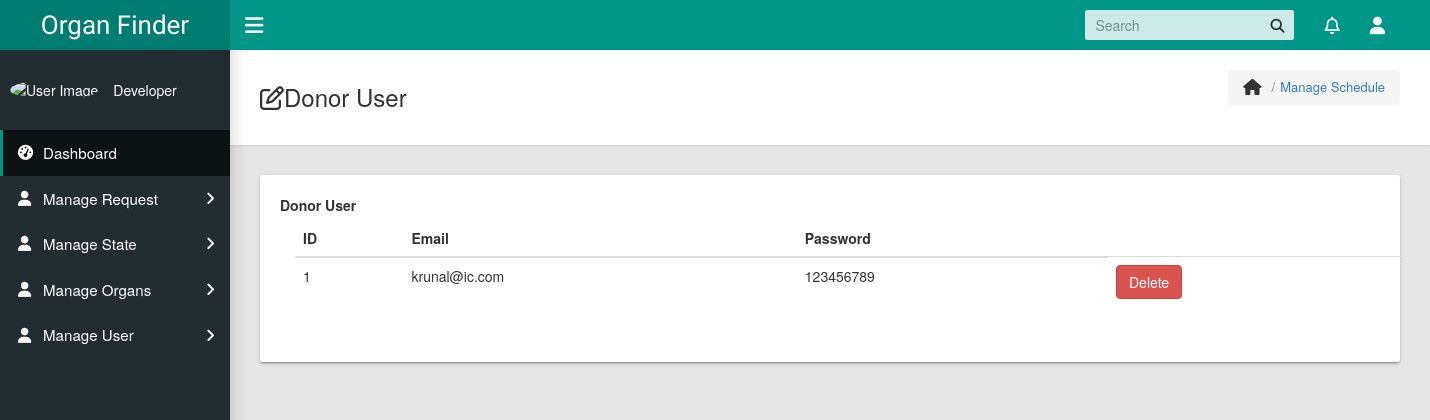
Page /donorloginprofile.php on the committed database.
### tables this page shows
CREATE TABLE `donorlogin` (
  `id` int(11) NOT NULL,
  `d_email` varchar(50) NOT NULL,
  `d_pwd` varchar(50) NOT NULL
);

### donorloginprofile.php (the view, shortened to what this page needs)
<?php
include "config.php";
$sql = "SELECT * FROM donorlogin ORDER BY id ASC";
$result = $conn->query($sql);?>
<!DOCTYPE html>
<html lang="en">
<head>
    <link rel="stylesheet" type="text/css" href="css/main.css">
	<link rel="stylesheet" href="https://maxcdn.bootstrapcdn.com/bootstrap/3.4.0/css/bootstrap.min.css">
    <link rel="stylesheet" type="text/css" href="../../maxcdn.bootstrapcdn.com/font-awesome/4.7.0/css/font-awesome.min.css">
  </head>
  <body class="app sidebar-mini rtl">
    <header class="app-header"><a class="app-header__logo" href="index.html">Organ Finder</a>
      <a class="app-sidebar__toggle" href="#" data-toggle="sidebar" aria-label="Hide Sidebar"></a>
      <ul class="app-nav">
        <li class="app-search">
          <input class="app-search__input" type="search" placeholder="Search">
          <button class="app-search__button"><i class="fa fa-search"></i></button>
        </li>
        <li class="dropdown"><a class="app-nav__item" href="#" data-toggle="dropdown" aria-label="Show notifications"><i class="fa fa-bell-o fa-lg"></i></a>
        </li>
        <li class="dropdown"><a class="app-nav__item" href="#" data-toggle="dropdown" aria-label="Open Profile Menu"><i class="fa fa-user fa-lg"></i></a>
        </li>
      </ul>
    </header>
    <aside class="app-sidebar">
      <div class="app-sidebar__user"><img class="app-sidebar__user-avatar" src="../../s3.amazonaws.com/uifaces/faces/twitter/jsa/48.jpg" alt="User Image">
        <div>
          <p class="app-sidebar__user-designation">Developer</p>
        </div>
      </div>
      <ul class="app-menu">
        <li><a class="app-menu__item active" href="dashboard.html"><i class="app-menu__icon fa fa-dashboard"></i><span class="app-menu__label">Dashboard</span></a></li>
  <li class="treeview"><a class="app-menu__item" href="#" data-toggle="treeview"><i class="app-menu__icon fa fa-user">
      </i><span class="app-menu__label">Manage Request</span><i class="treeview-indicator fa fa-angle-right"></i></a>
        </li>
        <li class="treeview"><a class="app-menu__item" href="#" data-toggle="treeview"><i class="app-menu__icon fa fa-user"></i><span class="app-menu__label">Manage State</span><i class="treeview-indicator fa fa-angle-right"></i></a>
        </li>
       <li class="treeview"><a class="app-menu__item" href="#" data-toggle="treeview"><i class="app-menu__icon fa fa-user"></i><span class="app-menu__label">Manage Organs</span><i class="treeview-indicator fa fa-angle-right"></i></a>
        </li>
        <li class="treeview"><a class="app-menu__item" href="#" data-toggle="treeview"><i class="app-menu__icon fa fa-user"></i><span class="app-menu__label">Manage User</span><i class="treeview-indicator fa fa-angle-right"></i></a>
        </li>
      </ul>
    </aside>
    <main class="app-content">
      <div class="app-title">
        <div>
          <h1><i class="fa fa-edit"></i>Donor User</h1>
        </div>
        <ul class="app-breadcrumb breadcrumb">
          <li class="breadcrumb-item"><i class="fa fa-home fa-lg"></i></li>
          <li class="breadcrumb-item"><a href="#">Manage Schedule</a></li>
        </ul>
      </div>
      <div class="row">
        <div class="col-md-12">
          <div class="tile">
            <div class="row">
              <div class="col-lg-6">
                <form>
                  <div class="form-group">
                    <label for="exampleSelect1">Donor User</label>
					<div class="container">
<table class="table">
	<thead>
		<tr>
		<th>ID</th>
		<th>Email</th>
		<th>Password</th>
	</tr>
	</thead>
	<tbody>
		<?php
			if ($result->num_rows > 0) {
				while ($row = $result->fetch_assoc())
					{
	?>
					<tr>
					<td><?php echo $row['id']; ?></td>
					<td><?php echo $row['d_email']; ?></td>
					<td><?php echo $row['d_pwd']; ?></td>
					<td>
					<a class="btn btn-danger" href="donerlogindelete.php?id=<?php echo $row['id']; ?>">Delete</a></td>
					</tr>
		<?php		}
			}
		?>
	</tbody>
</table>
	</div>
</div>
                </div>
            </div>
          </div>
        </div>
      </div>
    </main>
</html>

### rows in the picture
donorlogin: id "1", d_email "krunal@ic.com", d_pwd "123456789"
